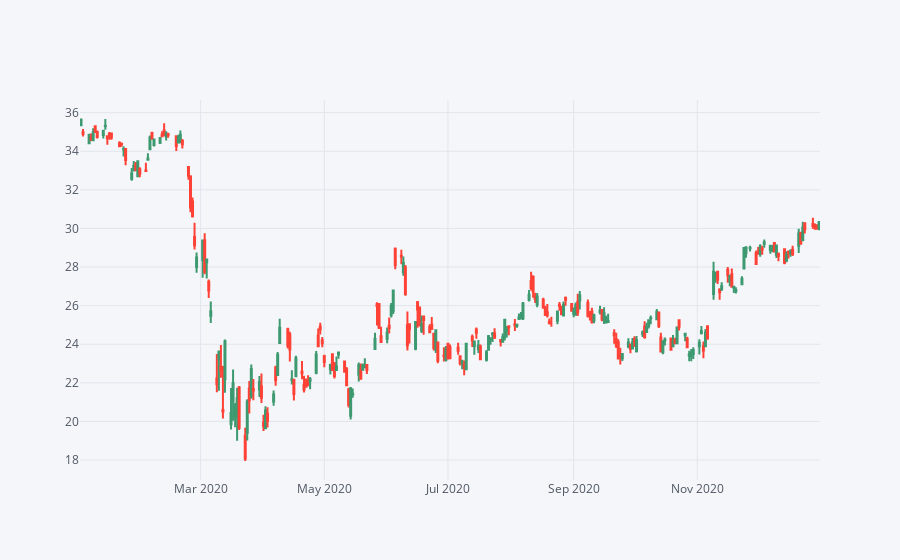

Here is the notebook cell this chart was saved with:
### Markdown cell above
** Use .iplot(kind='candle) to create a candle plot of Bank of America's stock from Jan 1st 2015 to Jan 1st 2016.**

### Code cell
BAC[['Open', 'High', 'Low', 'Close']].loc['2020-01-01':'2021-01-01'].iplot(kind='candle')

### Figure 1 — Plotly figure (JSON) as saved in the notebook; plotly's stock layout.template omitted (floating-point values rounded to 4 significant figures; data arrays with more than 128 entries replaced by an {"elided": "..."} marker saying what was removed)
{"data": [{"close": {"elided": "253 float values"}, "high": {"elided": "253 float values"}, "low": {"elided": "253 float values"}, "open": {"elided": "253 float values"}, "showlegend": false, "type": "candlestick", "x": {"elided": "253 str values"}, "yaxis": "y2"}], "layout": {"legend": {"bgcolor": "#F5F6F9", "font": {"color": "#4D5663"}}, "paper_bgcolor": "#F5F6F9", "plot_bgcolor": "#F5F6F9", "title": {"font": {"color": "#4D5663"}}, "xaxis": {"gridcolor": "#E1E5ED", "rangeslider": {"visible": false}, "showgrid": true, "tickfont": {"color": "#4D5663"}, "title": {"font": {"color": "#4D5663"}, "text": ""}, "zerolinecolor": "#E1E5ED"}, "yaxis": {"gridcolor": "#E1E5ED", "showgrid": true, "showticklabels": false, "tickfont": {"color": "#4D5663"}, "title": {"font": {"color": "#4D5663"}, "text": ""}, "zerolinecolor": "#E1E5ED"}, "yaxis2": {"gridcolor": "#E1E5ED", "showgrid": true, "tickfont": {"color": "#4D5663"}, "title": {"font": {"color": "#4D5663"}, "text": ""}, "zerolinecolor": "#E1E5ED"}}}
